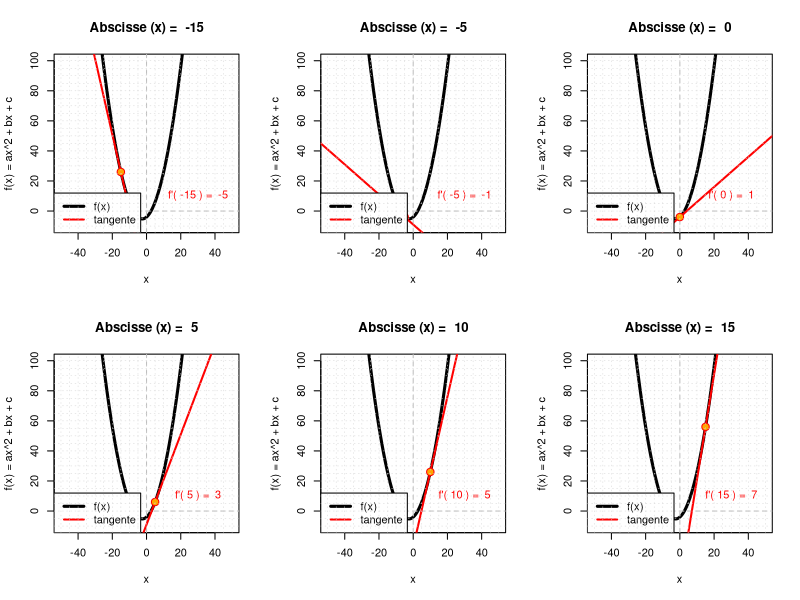

R code for this plot:
# By Ludovic G.

#--------------------------------------------------------------
# Theorie
#--------------------------------------------------------------
# Une TANGENTE a la courbe est representative d'une fonction en un point particulier: il s'agit d'une droite qui passe par ce poiint et qui "ressemble" le mieux possible a la courbe aux environs de ce point. Cette droite est la representation d'une fonctione affine.

# Supposons que notre point ait pour abscisse a. On appelle nombre derive de la fonction f en a, note f'(a), le coefficient directeur de la tangente au point d'abscisse a.

# On peut definir graphiquement ce coefficient grace a la formule : Coef = (Yb - Ya) / (Xb - Xa). Mais comment le determiner mathematiquement?

# Chaque type de fonction utilise une formule differente. Voyons celle de la fonction polynomiale du second degre (ax^2 + bx + c). Une fonction du second degre est derivable en tout point. La derivee s'ecrit sous la forme f'(x) = 2ax + b. C'est donc une fonction affine, voire lineaire si b = 0. Ainsi le carre est remplace par une multiplication par 2, le x qui n'est pas au carre disparait (ne subsiste que son coefficient) ainsi que la constante.

# Pour la determination de l'equation de la tangente en un point d'abscisse a, il faut connaitre la formule :
# y = f(a) + f'(a)(x-a)
# L'operation consiste donc d'une part a trouver l'expression de la derivee et d'autre part calculer f(a) et f'(a).

#--------------------------------------------------------------
# Pratique : calcul
#--------------------------------------------------------------
par(mfrow = c(2,3))
valeurs_abscisses = c(-15,-5,0,5,10,15)

for(draw_tangente in valeurs_abscisses) {
	
	# Valeur a modifier
	choix_valeur_absc = draw_tangente
	
# Definition de l'axe des x
x = seq(-100,100, by = 0.1)

# Polynome du 2nd degré : f(x) = ax^2 + bx + c
a = 0.2 ; b = 1 ; c = 4
y = a * x^2 + (b * x) - c

# Calcul de la derivee de ma fonction quadratique pour le point d'abscisse desire
fprim_a = 2 * a * x[which(x == choix_valeur_absc)] + b 

# Quel valeur de y quand x = choix_valeur_absc
f_a = y[which(x == choix_valeur_absc)]

plot(y~x, type = "l", xlim = c(-50,50), ylim = c(-10,100), lwd = 3, main = paste("Abscisse (x) = ", choix_valeur_absc), ylab = "f(x) = ax^2 + bx + c")
abline(v = 0, col = "gray", lty = 2)
abline(h = 0, col = "gray", lty = 2)
text(30,10,paste("f'(",choix_valeur_absc,") = ", fprim_a), col = "red")

# Trace la tangente en un point
vec = f_a
vec2 = f_a
i = 1

for(k in -1000:(1000-choix_valeur_absc)) {
	vec[i+1] = vec[i] + fprim_a
	vec2[i+1] = vec2[i] - fprim_a
	i = i + 1
}

x3 = c(choix_valeur_absc:(-2001 + 2 * choix_valeur_absc))
x2 = c(choix_valeur_absc:2001)
lines(x2, vec, col = "red", lwd = 2)
lines(x3, vec2, col = "red", lwd = 2)
points(choix_valeur_absc, f_a, pch = 21, bg = "orange", cex = 1.5, col = "red")
legend("bottomleft", legend = c("f(x)","tangente"), col = c("black","red"), lwd = c(3,2))

vals_grille = seq(-100,100,by = 5)
for(grille in vals_grille) {
	abline(h = grille, col = "lightgray", lty = "dotted", lwd = 0.5)
	abline(v = grille,col = "lightgray", lty = "dotted", lwd = 0.5)

}

}